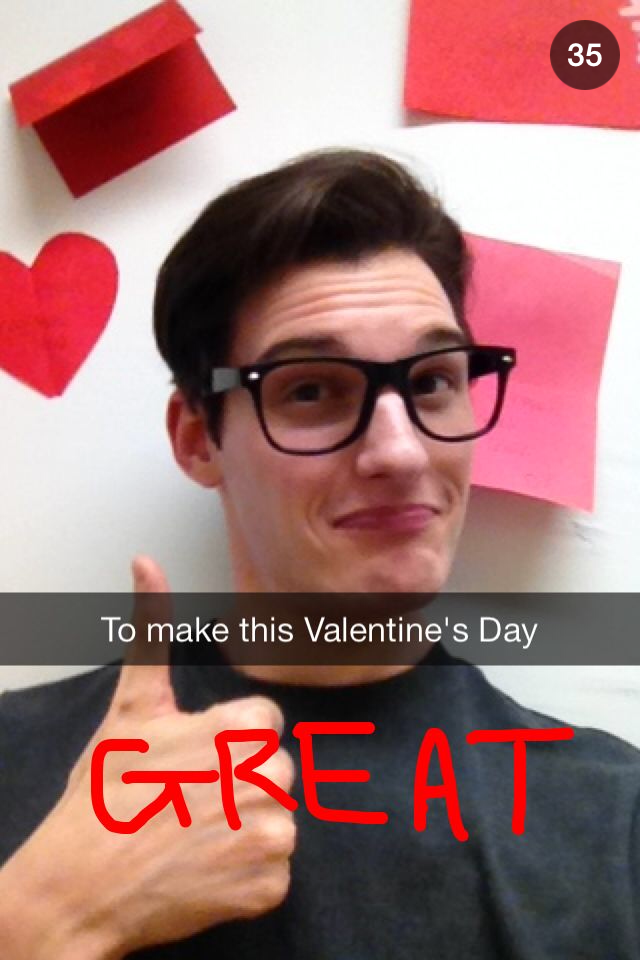
#> input picture example.png, 640 x 960 px
$ python capsnap.py --img example.png
#> lines starting #> are read from the running program, lines starting #| are printed output that depends on the picture; after the words box and inside, x2 and y2 are one past the last pixel; in counts of white or black regions, pixels touching at a corner belong together
import cv2
import argparse
import numpy as np
from numpy import array
from matplotlib import pyplot as plt

images = []
titles = []

#increase contrast to get the text
def increase_contrast(image_todo):
	array_alpha = np.array([1.99])
	array_beta = np.array([-100.0])
	cv2.add(image_todo, array_beta, image_todo)
	cv2.add(image_todo, array_alpha, image_todo)
	images.append(image_todo.copy())
	titles.append('Contrast Increased')
	return image_todo

#threshen to extract text from binarization and apply gaussian blur for antialiaing-ish effect
def thresh_and_smoothen(image_todo):
	ret,mask = cv2.threshold(image_todo, 2, 256, cv2.THRESH_BINARY)
	mask = cv2.GaussianBlur(mask, (5, 5), 0)
	images.append(image_todo.copy())
	titles.append('Threshed and Smoothened')
	return mask

#inpaint over text
def inpaint_text(image_todo, mask):
	final = cv2.inpaint(image_todo, mask, 0, cv2.INPAINT_TELEA)
	titles.append('Inpaint text')
	images.append(final.copy())
	return final

# find black bars by finding perfectly horizontal edges using HoughLines
def find_black_bar_and_draw_lines_on_black_image(img, gray, ip_try):
	edges = cv2.Canny(gray,50,150,apertureSize = 3) #find edges
	limits = [] #limits of upper and lower black bar
	lines = cv2.HoughLines(edges,1,np.pi/180,350)
	lines = np.squeeze(lines)
	for rho,theta in lines:
		a = np.cos(theta)
		b = np.sin(theta)
		if int(b) == 1:
			x0 = a*rho
			y0 = b*rho
			# drawing white lines over mask to inpaint over later
			x1 = int(x0 + 1000*(-b))
			y1 = int(y0 + 1000*(a))
			x2 = int(x0 - 1000*(-b))
			y2 = int(y0 - 1000*(a))
			cv2.line(ip_try,(x1,y1),(x2,y2),(255,255,255),3)
			limits.append(int(y0))
	limits.sort()
	return limits

#recolor black parts
def remove_black_bars(img, limits):
	for i in np.arange (limits[0], limits[1]):
		for j in np.arange(width):
			img[i][j][0] = (img[i][j][0] * 2.52)
			img[i][j][1] = (img[i][j][1] * 2.52)
			img[i][j][2] = (img[i][j][2] * 2.42)
	titles.append('Restore bar color')
	images.append(img.copy())
	return img

#inpaint again over the hard edges of the black bars
def inpaint_again(img, mask):
	final = cv2.inpaint(img, mask, 0, cv2.INPAINT_TELEA)
	return final

# read images

ap = argparse.ArgumentParser()
ap.add_argument("-i", "--img", required = True, help = "Path to the image")
args = vars(ap.parse_args())
img = cv2.imread(args["img"])
#> img is the input picture: shape (960, 640, 3); mean B, G, R 115.3, 116.5, 160.6

#noise vanished due to resizing?
img = cv2.resize(img, (640, 1184), interpolation = cv2.INTER_CUBIC)
#> img: shape (1184, 640, 3)
cv2.imwrite('example_resize.png', img)
height, width = img.shape[:2]
#> height = 1184; width = 640

# resize

# get full black image
ret, ip_try = cv2.threshold(img.copy(), 255, 256, cv2.THRESH_BINARY)
#> ip_try: shape (1184, 640, 3); every value is 0
ip_try= cv2.cvtColor(ip_try, cv2.COLOR_BGR2GRAY) #black image
#> ip_try: shape (1184, 640); every value is 0

# convert to B/W
bw_img = cv2.cvtColor(img, cv2.COLOR_BGR2GRAY)
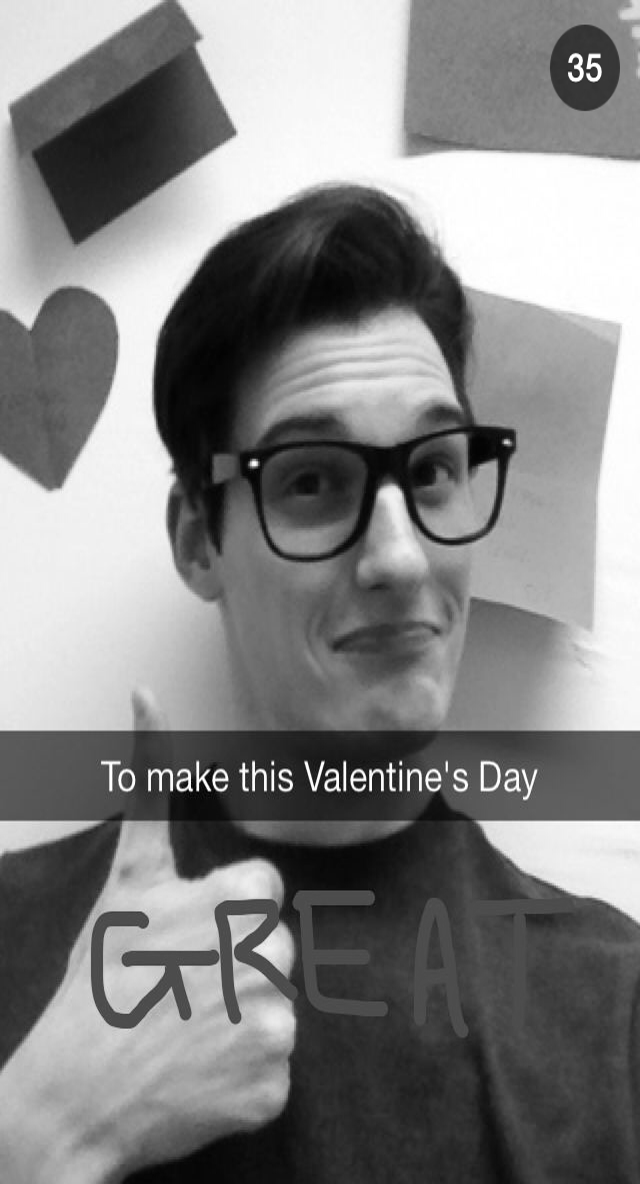
#> bw_img: shape (1184, 640); min 0, max 255, mean 129.6

#find black bar limits and draw lines on black image
limits = find_black_bar_and_draw_lines_on_black_image(img, bw_img, ip_try)
#> in find_black_bar_and_draw_lines_on_black_image, `edges = cv2.Canny(gray,50,150,apertureSize = 3)`:
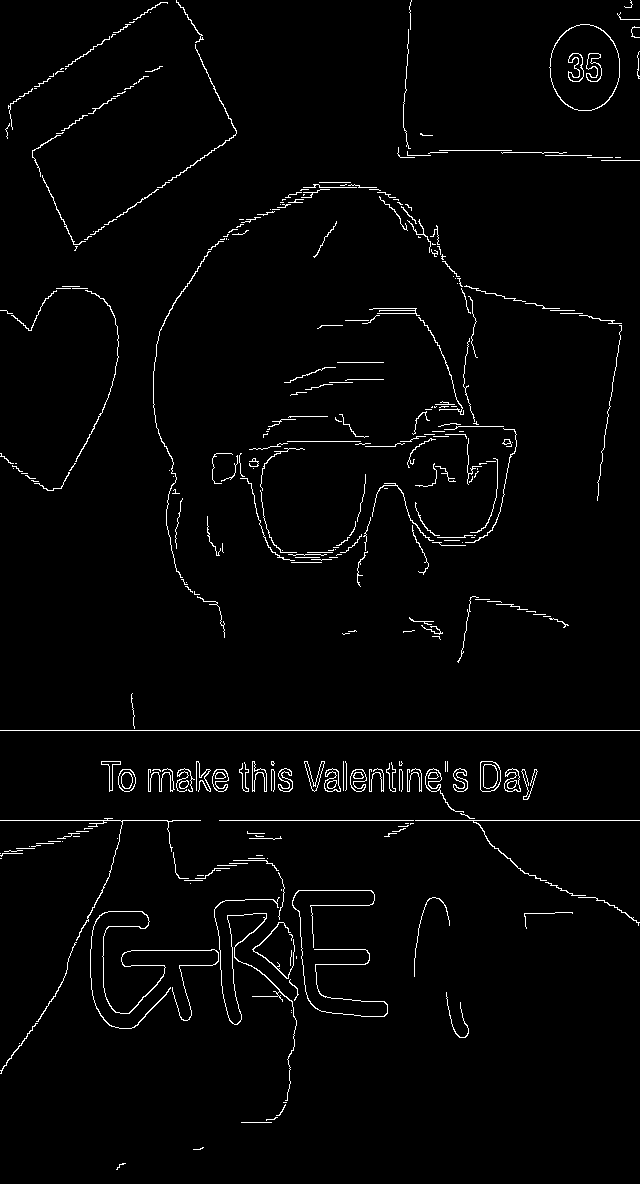
#> edges: shape (1184, 640); 2.2% white in thin lines or dots
#> in find_black_bar_and_draw_lines_on_black_image, `lines = cv2.HoughLines(edges,1,np.pi/180,350)`: lines = [[730, 1.57], [820, 1.57]]
#> the loop in find_black_bar_and_draw_lines_on_black_image, `for rho,theta in lines:` made 2 passes
#> (rho, theta, a, b, x0, y0, x1, y1) on passes 1 to 2: (730, 1.57, -4.37e-08, 1, -3.19e-05, 730, -1000, 729), (820, 1.57, -4.37e-08, 1, -3.58e-05, 820, -1000, 819)
#> after the loop in find_black_bar_and_draw_lines_on_black_image, `for rho,theta in lines:`:
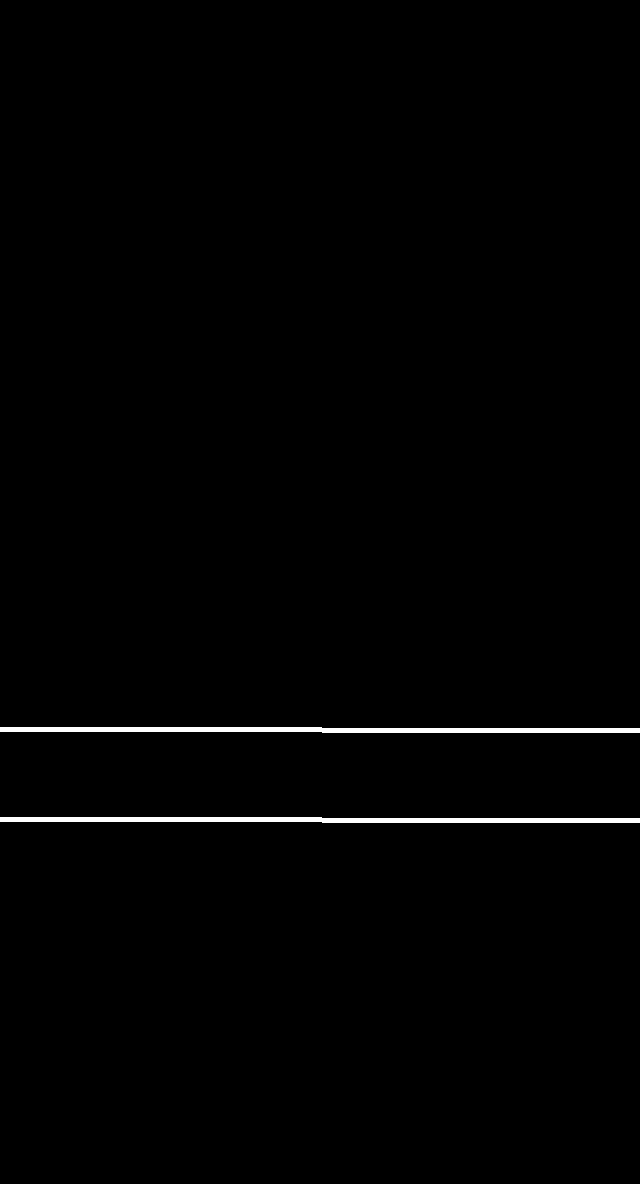
#> ip_try: shape (1184, 640); 0.84% white; 2 white regions, box (x1, y1, x2, y2) and area: (0, 727, 640, 733) 3200, (0, 817, 640, 823) 3200
#> after the loop in find_black_bar_and_draw_lines_on_black_image, `for rho,theta in lines:`: limits = [730, 820]
#> limits = [730, 820]

#get black bar
black_bar = img[limits[0]:limits[1], 0:width]
bw_black_bar = cv2.cvtColor(black_bar, cv2.COLOR_BGR2GRAY)

#remove text
cont_black_bar = increase_contrast(bw_black_bar)
mask = thresh_and_smoothen(cont_black_bar)
#> in thresh_and_smoothen, `ret,mask = cv2.threshold(image_todo, 2, 256, cv2.THRESH_BINARY)`: mask: shape (90, 640); 8.9% white; 33 white regions (6 under 20 px), largest, box (x1, y1, x2, y2) and area: (480, 30, 501, 62) 350, (439, 0, 640, 2) 274, (148, 38, 173, 62) 269
#> in thresh_and_smoothen, `mask = cv2.GaussianBlur(mask, (5, 5), 0)`:
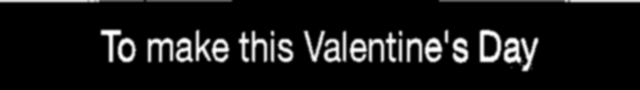
#> mask: shape (90, 640); min 0, max 255, mean 22.2
final_bar = inpaint_text(black_bar, mask)
#> in inpaint_text, `final = cv2.inpaint(image_todo, mask, 0, cv2.INPAINT_TELEA)`:
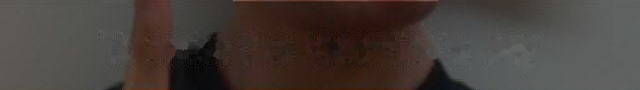
#> final: shape (90, 640, 3); mean B, G, R 58.1, 62.2, 70.6

#put back in image
img[limits[0]:limits[1], 0:width] = final_bar
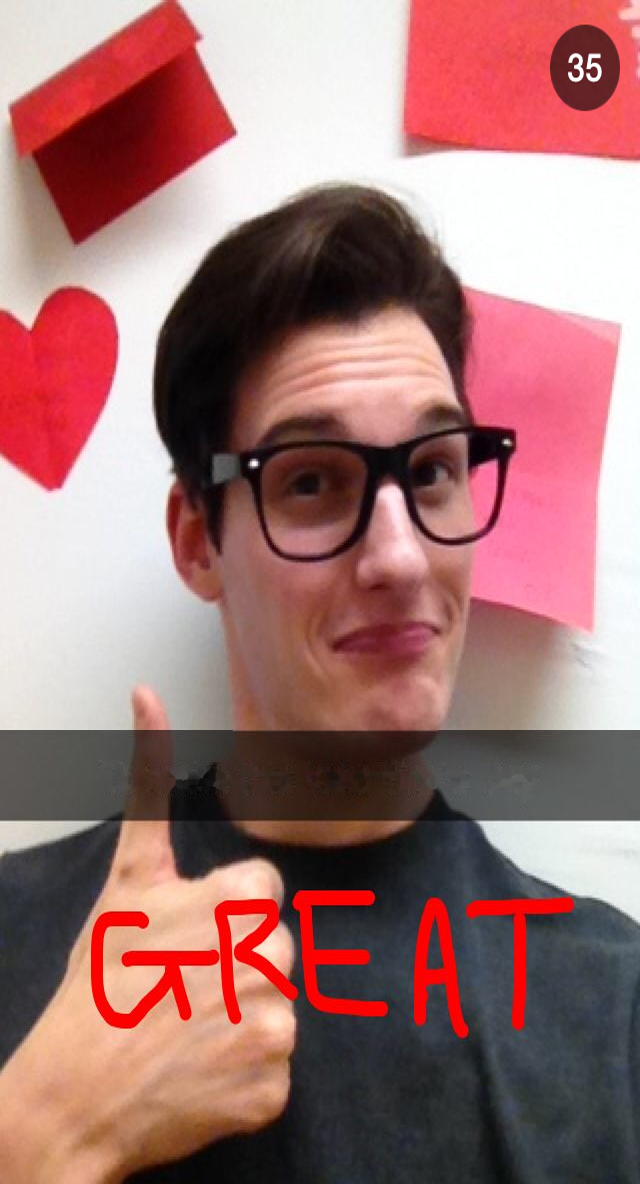
#> img: shape (1184, 640, 3); mean B, G, R 114.3, 115.6, 159.7

#remove the black bars
img = remove_black_bars(img, limits)
#> after the loop in remove_black_bars, `for i in np.arange (limits[0], limits[1]):`:
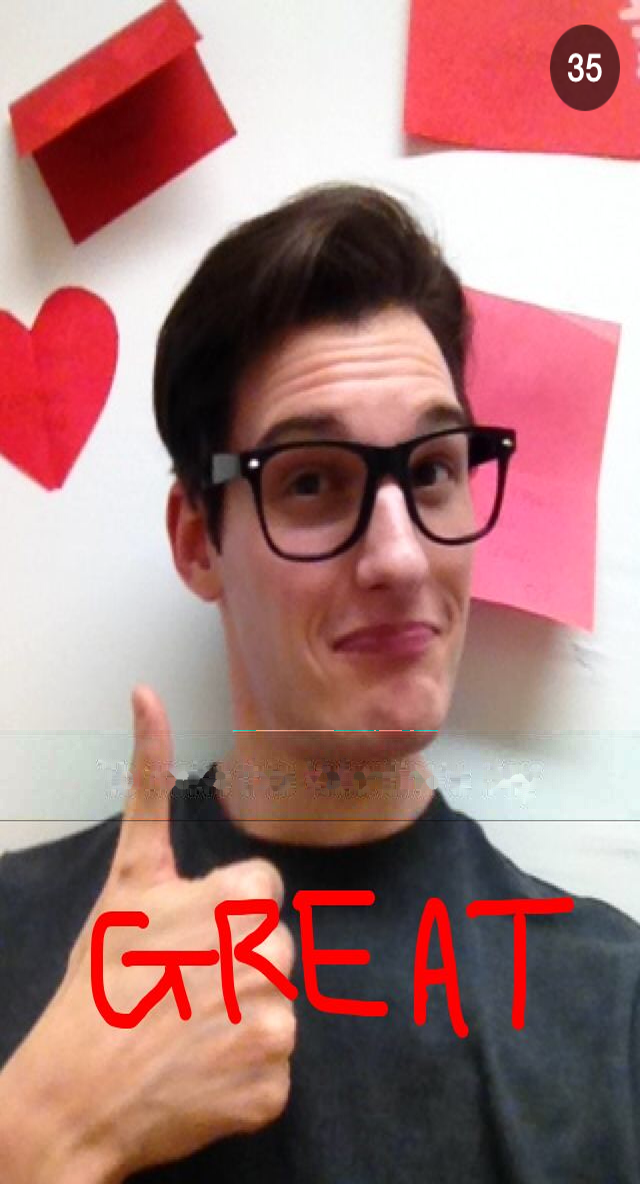
#> img: shape (1184, 640, 3); 7.6% of pixels changed, all inside (x1, y1, x2, y2) = (0, 730, 640, 820)

#refine edges of black bar
img = inpaint_again(img, ip_try)

cv2.imwrite('corrected.png', img)

titles.append('Final')
images.append(img.copy())


for i in np.arange(len(images)):
	plt.subplot(2, 4,i+1),plt.imshow(images[i],'gray')
	plt.title(titles[i])
	plt.xticks([]),plt.yticks([])
#> this loop made 5 passes

# plt.show()
